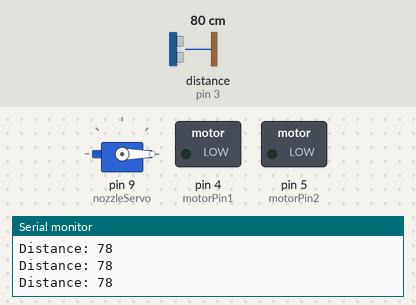
Bench run of a sketch on a simulated Arduino Uno, built with avr-gcc and run on an emulated ATmega328P. Shown: servo, switched loads named in the sketch (green lamp = pin HIGH), the last lines printed to the serial monitor. Wiring (inferred from the names in the program): ultrasonic range finder: trigger pin 2; echo pin 3. The inputs (shaded band) are chosen by the test bench; at power-on: distance to the obstacle (sensor on pin 3) 80 cm. The echo pulse lasts 58.3 µs per cm; pins used as bus, display or sensor lines are not drawn.

Above: at 1.2 s.
1.3 s: distance to the obstacle (sensor on pin 3) set to 12 cm
4.3 s: distance to the obstacle (sensor on pin 3) set to 9 cm
At 6.7 s:
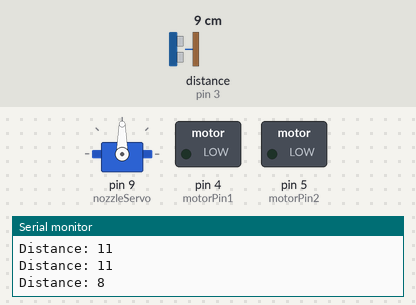
Timing chart, 0 to 9.8 s (numbered marks = the images above; inputs shaded):
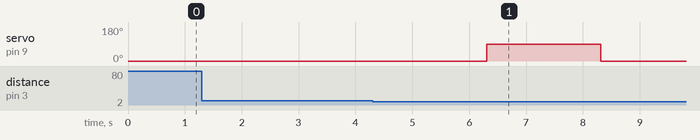

The sketch:

sketch_oct20a.ino
```cpp
#include <Servo.h>

const int trigPin = 2;
const int echoPin = 3;
const int motorPin1 = 4;
const int motorPin2 = 5;

Servo nozzleServo;

void setup() {
  Serial.begin(9600);
  pinMode(trigPin, OUTPUT);
  pinMode(echoPin, INPUT);
  pinMode(motorPin1, OUTPUT);
  pinMode(motorPin2, OUTPUT);

  nozzleServo.attach(9);
  nozzleServo.write(0);
  moveForward();
}

void loop() {
  long distance = getDistance();
  Serial.print("Distance: ");
  Serial.println(distance);

  if (distance < 10) {
    stopMotor();
    delay(2000);
    fillPothole();
    delay(5000);
    moveForward();
  }

  delay(100);
}

long getDistance() {
  digitalWrite(trigPin, LOW);
  delayMicroseconds(2);
  digitalWrite(trigPin, HIGH);
  delayMicroseconds(10);
  digitalWrite(trigPin, LOW);

  long duration = pulseIn(echoPin, HIGH);
  return (duration * 0.034 / 2);
}

void moveForward() {
  analogWrite(motorPin1, 100);
  digitalWrite(motorPin2, LOW);
}

void stopMotor() {
  digitalWrite(motorPin1, LOW);
  digitalWrite(motorPin2, LOW);
}

void fillPothole() {
  nozzleServo.write(90);
  delay(2000);
  nozzleServo.write(0);
}
```

Measured:
- the behaviour switches between 11 and 10 cm on distance to the obstacle (sensor on pin 3) (found by bisection; images 0 and 1)
- after the input at 4.3 s, servo on pin 9 (nozzleServo): 0° → 90° after 2.0 s, → 0° 2.0 s later
